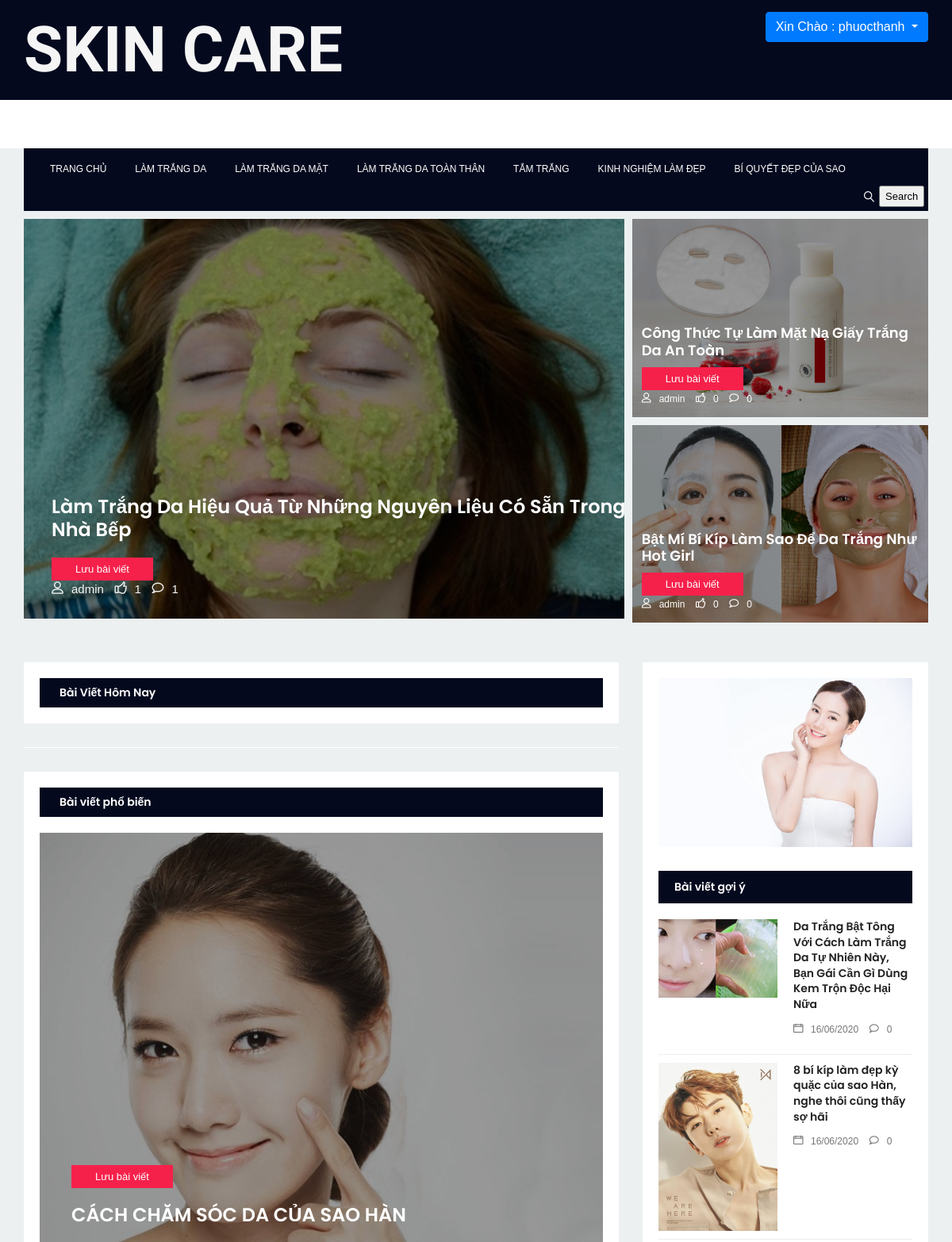
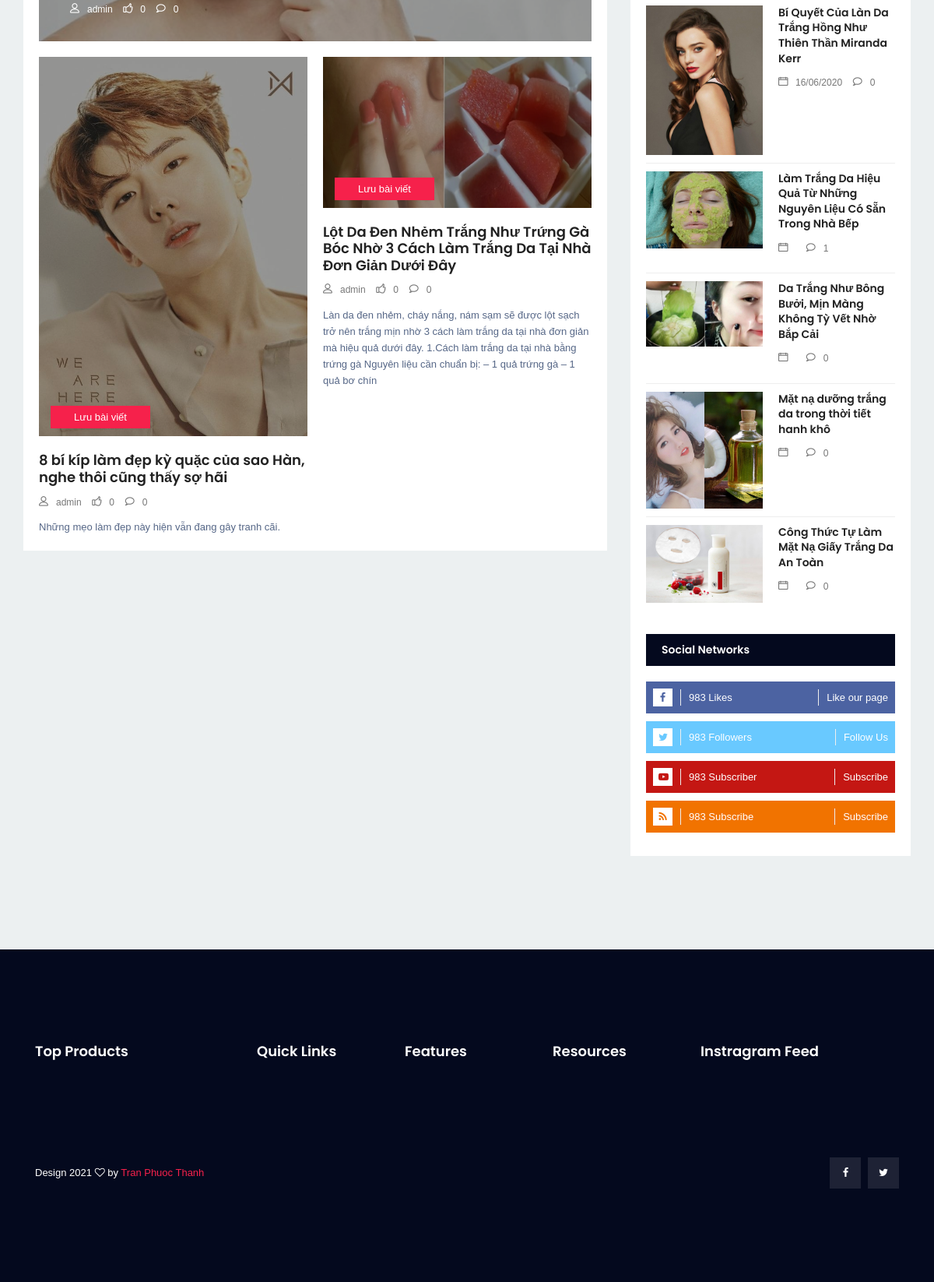
/web/index.php (signed in), run on the app's committed database (2 pictures, top to bottom).
### tables this page shows
CREATE TABLE `category` (
  `id` bigint(20) NOT NULL AUTO_INCREMENT,
  `name` varchar(255) DEFAULT NULL,
  `code` varchar(255) DEFAULT NULL,
  `createddate` datetime DEFAULT NULL,
  `modifieddate` datetime DEFAULT NULL,
  `createdby` varchar(255) DEFAULT NULL,
  `modifiedby` varchar(255) DEFAULT NULL,
  PRIMARY KEY (`id`)
);

CREATE TABLE `new` (
  `id` bigint(20) NOT NULL AUTO_INCREMENT,
  `title` varchar(255) DEFAULT NULL,
  `thumbnail` varchar(255) DEFAULT NULL,
  `shortdescription` text,
  `content` text,
  `createddate` varchar(255) DEFAULT NULL,
  `modifieddate` varchar(255) DEFAULT NULL,
  `createdby` varchar(255) DEFAULT NULL,
  `modifiedby` varchar(255) DEFAULT NULL,
  `like_new` bigint(20) DEFAULT NULL,
  `comment_count` bigint(20) DEFAULT NULL,
  `view_count` bigint(20) DEFAULT NULL,
  `attributeid` bigint(20) NOT NULL,
  PRIMARY KEY (`id`),
  KEY `attributeid` (`attributeid`),
  CONSTRAINT `new_ibfk_1` FOREIGN KEY (`attributeid`) REFERENCES `attribute` (`id`)
);

### classes/CategoryDTO.php (called while the page is built)
<?php
 require_once('BaseDTO.php');
class CategoryDTO extends BaseDTO
{
  private $name;
  private $code;
public function setName($value){
        $this->name = $value;
    }
	public function setCode($value){
        $this->code = $value;
    }
  public function getName()
  {
    return $this->name;
  }
  public function getCode()
  {
    return $this->code ;
  }
}
?>

### classes/NewDTO.php (called while the page is built, shortened)
<?php
require_once('BaseDTO.php');
class NewDTO extends BaseDTO
{
  private $title;
  private $thumbnail;
  private $shortDescription;
  private $likeNew;
  private $commentCount;
	public function setTitle($value){
        $this->title = $value;
    }
    public function setThumbnail($value){
        $this->thumbnail = $value;
    }
	public function setShortDescription($value){
        $this->shortDescription = $value;
    }
    	public function setLike($value){
        $this->likeNew = $value;
    }
    	public function setComment($value){
        $this->commentCount = $value;
    }
  public function getTitle()
  {
    return $this->title;
  }
  public function getThumbnail()
  {
    return  $this->thumbnail;
  }
  public function getShortDes()
  {
    return $this->shortDescription ;
  }
  public function getLike()
  {
    return $this->likeNew ;
  }
  public function getComment()
  {
    return $this->commentCount ;
  }
}
?>

### classes/BaseDTO.php (called while the page is built, shortened)
<?php
class BaseDTO
{
  private $id;
  private $createdDate;
  private $createdBy;
  public function getId()
  {
    return $this->id;
  }
 public function setId($value){
        $this->id = $value;
    }
    public function getCreatedDate()
  {
    return $this->createdDate;
  }
 public function setCreatedDate($value){
        $this->createdDate = $value;
    }
   public function getCreatedBy()
  {
    return $this->createdBy;
  }
 public function setCreatedBy($value){
        $this->createdBy = $value;
    }
}
?>

### web/index.php (the view, shortened to what this page needs)
<?php
	include '../inc/web/header.php';
	include '../lib/db.php';
	include '../classes/NewDTO.php';
	$sqlNew="SELECT * FROM new WHERE attributeid = 1";
	$resultNew=mysqli_query($connect,$sqlNew);
	$newArr=array();
	while($rowNew=mysqli_fetch_assoc($resultNew)){
			$objNew =new NewDTO();
			$objNew->setId($rowNew['id']);
			$objNew->setTitle($rowNew['title']);
			$objNew->setThumbnail($rowNew['thumbnail']);
			$objNew->setShortDescription($rowNew['shortdescription']);
			$objNew->setCreatedBy($rowNew['createdby']);
			$objNew->setComment($rowNew['comment_count']);
			$objNew->setLike($rowNew['like_new']);
			array_push($newArr,$objNew);
		}
?>
		<div class="site-main-container">
			<section class="top-post-area pt-10">
				<div class="container no-padding">
					<div class="row small-gutters">
						<div class="col-lg-8 top-post-left">
							<div class="feature-image-thumb relative">
								<div class="overlay overlay-bg"></div>
								<img class="img-fluid" src="../img/images/thumbnails/<?=$newArr[0]->getThumbnail();?>" alt="">
							</div>
							<div class="top-post-details">
								<a href="../web/detail.php?newid=<?=$newArr[0]->getId();?>&userid=<?=$id;?>">
									<h3><?=$newArr[0]->getTitle();?></h3>
								</a>
								<ul class="tags">
									<li><a href="../logic/LogicSave.php?newid=<?=$newArr[0]->getId();?>">Lưu bài viết</a></li>
								</ul>
								<ul class="meta">
									<li><a href="#"><span class="lnr lnr-user"></span><?=$newArr[0]->getCreatedBy();?></a></li>
									<li><a href="#"><span class="lnr lnr-thumbs-up"></span><?=$newArr[0]->getLike();?></a></li>
									<li><a href="#"><span class="lnr lnr-bubble"></span><?=$newArr[0]->getComment();?></a></li>
								</ul>
							</div>
						</div>
						<div class="col-lg-4 top-post-right">
							<div class="single-top-post">
								<div class="feature-image-thumb relative">
									<div class="overlay overlay-bg"></div>
									<img class="img-fluid" src="../img/images/thumbnails/<?=$newArr[1]->getThumbnail();?>" alt="">
								</div>
								<div class="top-post-details">
									<a href="../web/detail.php?newid=<?=$newArr[1]->getId();?>&userid=<?=$id;?>">
										<h4><?= $newArr[1]->getTitle();?></h4>
									</a>
									<ul class="tags">
										<li><a href="../logic/LogicSave.php?newid=<?=$newArr[1]->getId();?>">Lưu bài viết</a></li>
									</ul>
									<ul class="meta">
										<li><a href="#"><span class="lnr lnr-user"></span><?=$newArr[1]->getCreatedBy();?></a></li>
										<li><a href="#"><span class="lnr lnr-thumbs-up"></span><?=$newArr[1]->getLike();?></a></li>
										<li><a href="#"><span class="lnr lnr-bubble"></span><?=$newArr[1]->getComment();?></a></li>
									</ul>
								</div>
							</div>
							<div class="single-top-post mt-10">
								<div class="feature-image-thumb relative">
									<div class="overlay overlay-bg"></div>
									<img class="img-fluid" src="../img/images/thumbnails/<?=$newArr[2]->getThumbnail();?>" alt="">
								</div>
								<div class="top-post-details">
									<a href="../web/detail.php?newid=<?=$newArr[2]->getId();?>&userid=<?=$id;?>">
										<h4><?= $newArr[2]->getTitle();?></h4>
									</a>
									<ul class="tags">
										<li><a href="../logic/LogicSave.php?newid=<?=$newArr[2]->getId();?>">Lưu bài viết</a></li>
									</ul>
									<ul class="meta">
									<li><a href="#"><span class="lnr lnr-user"></span><?=$newArr[2]->getCreatedBy();?></a></li>
									<li><a href="#"><span class="lnr lnr-thumbs-up"></span><?=$newArr[2]->getLike();?></a></li>
									<li><a href="#"><span class="lnr lnr-bubble"></span><?=$newArr[2]->getComment();?></a></li>
									</ul>
								</div>
							</div>
						</div>
					</div>
				</div>
			</section>
			<section class="latest-post-area pb-120">
				<div class="container no-padding">
					<div class="row">
						<div class="col-lg-8 post-list">
							<div class="latest-post-wrap">
								<h4 class="cat-title">Bài Viết Hôm Nay</h4>
							</div>
							<div class="col-lg-12 ad-widget-wrap mt-30 mb-30">
							</div>
							<?php include './popularpost.php';?>
						</div>
						<div class="col-lg-4">
							<div class="sidebars-area">
								<div class="single-sidebar-widget ads-widget">
									<img class="img-fluid" src="../img/sidebar/unnamed.jpg" alt="">
								</div>
								<?php include './suggestpost.php';?>
								<div class="single-sidebar-widget social-network-widget">
									<h6 class="title">Social Networks</h6>
									<ul class="social-list">
										<li class="d-flex justify-content-between align-items-center fb">
											<div class="icons d-flex flex-row align-items-center">
												<i class="fa fa-facebook" aria-hidden="true"></i>
												<p>983 Likes</p>
											</div>
											<a href="#">Like our page</a>
										</li>
										<li class="d-flex justify-content-between align-items-center tw">
											<div class="icons d-flex flex-row align-items-center">
												<i class="fa fa-twitter" aria-hidden="true"></i>
												<p>983 Followers</p>
											</div>
											<a href="#">Follow Us</a>
										</li>
										<li class="d-flex justify-content-between align-items-center yt">
											<div class="icons d-flex flex-row align-items-center">
												<i class="fa fa-youtube-play" aria-hidden="true"></i>
												<p>983 Subscriber</p>
											</div>
											<a href="#">Subscribe</a>
										</li>
										<li class="d-flex justify-content-between align-items-center rs">
											<div class="icons d-flex flex-row align-items-center">
												<i class="fa fa-rss" aria-hidden="true"></i>
												<p>983 Subscribe</p>
											</div>
											<a href="#">Subscribe</a>
										</li>
									</ul>
								</div>
							</div>
						</div>
					</div>
				</div>
			</section>
		</div>
	<?php
		include '../inc/web/footer.php';
	?>

### inc/web/navigate.php
<?php
	include '../lib/db.php';
	require_once('../classes/CategoryDTO.php');
	$sqlCategory="SELECT * FROM category";
	$resultCategory=mysqli_query($connect,$sqlCategory);
	$categoryArr=array();
	while($rowCategory=mysqli_fetch_assoc($resultCategory)){
			$objCategory=new CategoryDTO();
			$objCategory->setId($rowCategory['id']);
			$objCategory->setName($rowCategory['name']);
			$objCategory->setCode($rowCategory['code']);
			array_push($categoryArr,$objCategory);
		}
?>
<nav id="nav-menu-container">
	<ul class="nav-menu">
		<li class="menu-active"><a href="../web/index.php">Trang chủ</a></li>
	<?php foreach($categoryArr as $category){ ?>
	<li><a href="../web/archive.php?category=<?=$category->getCode();?>&page=1&limit=4"><?=$category->getName();?></a></li>
<?php } ?>
	</ul>
</nav>

### web/popularpost.php
<?php
    $sqlPopular="SELECT * FROM new ORDER BY view_count DESC LIMIT 3";
    $resultPopular=mysqli_query($connect,$sqlPopular);
    $listPost=array();
    while($rowPopular=mysqli_fetch_assoc($resultPopular)){
        $objNew1 =new NewDTO();
        $objNew1->setId($rowPopular['id']);
        $objNew1->setTitle($rowPopular['title']);
        $objNew1->setThumbnail($rowPopular['thumbnail']);
        $objNew1->setShortDescription($rowPopular['shortdescription']);
        $objNew1->setCreatedBy($rowPopular['createdby']);
        $objNew1->setComment($rowPopular['comment_count']);
        $objNew1->setLike($rowPopular['like_new']);
        array_push($listPost,$objNew1);
    }
?>
<div class="popular-post-wrap">
    <h4 class="title">Bài viết phổ biến</h4>
    <div class="feature-post relative">
        <div class="feature-img relative">
            <div class="overlay overlay-bg"></div>
            <img class="img-fluid" src="../img/images/thumbnails/<?=$listPost[0]->getThumbnail();?>" alt="">
        </div>
        <div class="details">
            <ul class="tags">
                <li><a href="../logic/LogicSave.php?newid=<?=$listPost[0]->getId();?>">Lưu bài viết</a></li>
            </ul>
            <a href="../web/detail.php?newid=<?=$listPost[0]->getId();?>&userid=<?=$id;?>">
                <h3><?= $listPost[0]->getTitle();?></h3>
            </a>
            <ul class="meta">
               <li><a href="#"><span class="lnr lnr-user"></span><?=$listPost[0]->getCreatedBy();?></a></li>
                <li><a href="#"><span class="lnr lnr-thumbs-up"></span><?=$listPost[0]->getLike();?></a></li>
                <li><a href="#"><span class="lnr lnr-bubble"></span><?=$listPost[0]->getComment();?></a></li>
            </ul>
        </div>
    </div>
    <div class="row mt-20 medium-gutters">
    <?php for ($i = 1; $i < 3; $i++) { ?>
        <div class="col-lg-6 single-popular-post">
            <div class="feature-img-wrap relative">
                <div class="feature-img relative">
                    <div class="overlay overlay-bg"></div>
                    <img class="img-fluid" src="../img/images/thumbnails/<?=$listPost[$i]->getThumbnail();?>" alt="">
                </div>
                 <ul class="tags">
                    <li><a href="../logic/LogicSave.php?newid=<?=$listPost[$i]->getId();?>">Lưu bài viết</a></li>
                </ul>
            </div>
            <div class="details">
                <a href="../web/detail.php?newid=<?=$listPost[$i]->getId();?>&userid=<?=$id;?>">
                    <h4><?= $listPost[$i]->getTitle();?></h4>
                </a>
                <ul class="meta">
                    <li><a href="#"><span class="lnr lnr-user"></span><?=$listPost[$i]->getCreatedBy();?></a></li>
                    <li><a href="#"><span class="lnr lnr-thumbs-up"></span><?=$listPost[$i]->getLike();?></a></li>
                    <li><a href="#"><span class="lnr lnr-bubble"></span><?=$listPost[$i]->getComment();?></a></li>
                 </ul>
                <p class="excert">
                    <?= $listPost[$i]->getShortDes();?>
                </p>
            </div>
        </div>
    <?php }?>
    </div>
</div>

### web/suggestpost.php
<?php
    $sqlSuggest="SELECT * FROM new";
    $resultSuggest=mysqli_query($connect,$sqlSuggest);
    $listSuggest=array();
    $countPost=0;
    $arrayCheck=array();
    while($rowSuggest=mysqli_fetch_assoc($resultSuggest)){
        $objNew1 =new NewDTO();
        $objNew1->setId($rowSuggest['id']);
        $objNew1->setTitle($rowSuggest['title']);
        $objNew1->setThumbnail($rowSuggest['thumbnail']);
        $objNew1->setShortDescription($rowSuggest['shortdescription']);
        $objNew1->setCreatedBy($rowSuggest['createdby']);
        $objNew1->setComment($rowSuggest['comment_count']);
        $objNew1->setLike($rowSuggest['like_new']);
        $objNew1->setCreatedDate($rowSuggest['createddate']);
        array_push($listSuggest,$objNew1);
    }?>
    <div class="single-sidebar-widget most-popular-widget">
        <h6 class="title">Bài viết gợi ý</h6>
<?php
    while(true){
            $index=rand(0,count($listSuggest)-1);
            if(in_array($index,$arrayCheck)){
                continue;
            }else{
    ?>
    <div class="single-list flex-row d-flex">
        <div class="thumb">
            <img src="../img/images/thumbnails/<?=$listSuggest[$index]->getThumbnail();?>" alt="" width="150">
        </div>
        <div class="details">
            <a href="../web/detail.php?newid=<?=$listSuggest[$index]->getId();?>&userid=<?=$id;?>">
                <h6><?= $listSuggest[$index]->getTitle();?></h6>
            </a>
            <ul class="meta">
                <li><a href="#"><span class="lnr lnr-calendar-full"></span><?=$listSuggest[$index]->getCreatedDate();?></a></li>
                <li><a href="#"><span class="lnr lnr-bubble"></span><?=$listSuggest[$index]->getComment();?></a></li>
            </ul>
        </div>
    </div>
<?php
        $countPost++;
        array_push($arrayCheck,$index);
        if($countPost == 7){
            $countPost=0;
            break;
        }
    }
}
?>
</div>

### template/web/css/crud.css (style rules this page uses)
body { color: #566787; background: #f5f5f5; font-family: 'Varela Round', sans-serif; font-size: 13px; }

### data on the page
category: name "LÀM TRẮNG DA"
category: name "LÀM TRẮNG DA MẶT"
category: name "LÀM TRẮNG DA TOÀN THÂN"
category: name "TẮM TRẮNG"
category: name "KINH NGHIỆM LÀM ĐẸP"
category: name "BÍ QUYẾT ĐẸP CỦA SAO"
new: thumbnail (picture), title "Làm Trắng Da Hiệu Quả Từ Những Nguyên Liệu Có Sẵn Trong Nhà Bếp", createdby "admin", like_new "1", comment_count "1"
new: thumbnail (picture), title "Công Thức Tự Làm Mặt Nạ Giấy Trắng Da An Toàn", createdby "admin", like_new "0", comment_count "0"
new: thumbnail (picture), title "Bật Mí Bí Kíp Làm Sao Để Da Trắng Như Hot Girl", createdby "admin", like_new "0", comment_count "0"
new: thumbnail (picture), title "CÁCH CHĂM SÓC DA CỦA SAO HÀN", createdby "admin", like_new "0", comment_count "0"
new: thumbnail (picture), title "8 bí kíp làm đẹp kỳ quặc của sao Hàn, nghe thôi cũng thấy sợ hãi", createdby "admin", like_new "0", comment_count "0", shortdescription "Những mẹo làm đẹp này hiện vẫn đang gây tranh cãi.", createddate "16/06/2020"
new: thumbnail (picture), title "Lột Da Đen Nhẻm Trắng Như Trứng Gà Bóc Nhờ 3 Cách Làm Trắng Da Tại Nhà Đơn Giản Dưới Đây", createdby "admin", like_new "0", comment_count "0", shortdescription "Làn da đen nhẻm, cháy nắng, nám sạm sẽ được lột sạch trở nên trắng mịn nhờ 3 cách làm trắng da tại nhà đơn giản mà hiệu quả dưới đây. 1.Cách làm trắng da tại nhà bằng trứng gà Nguyên liệu cần chuẩn bị: – 1 quả trứng gà – 1 quả bơ chín"
new: thumbnail (picture), title "Da Trắng Bật Tông Với Cách Làm Trắng Da Tự Nhiên Này, Bạn Gái Cần Gì Dùng Kem Trộn Độc Hại Nữa", createddate "16/06/2020", comment_count "0"
new: thumbnail (picture), title "Bí Quyết Của Làn Da Trắng Hồng Như Thiên Thần Miranda Kerr", createddate "16/06/2020", comment_count "0"
new: thumbnail (picture), title "Da Trắng Như Bông Bưởi, Mịn Màng Không Tỳ Vết Nhờ Bắp Cải", comment_count "0"
new: thumbnail (picture), title "Mặt nạ dưỡng trắng da trong thời tiết hanh khô", comment_count "0"

### other printed values
$_SESSION["currUser"] "phuocthanh"
